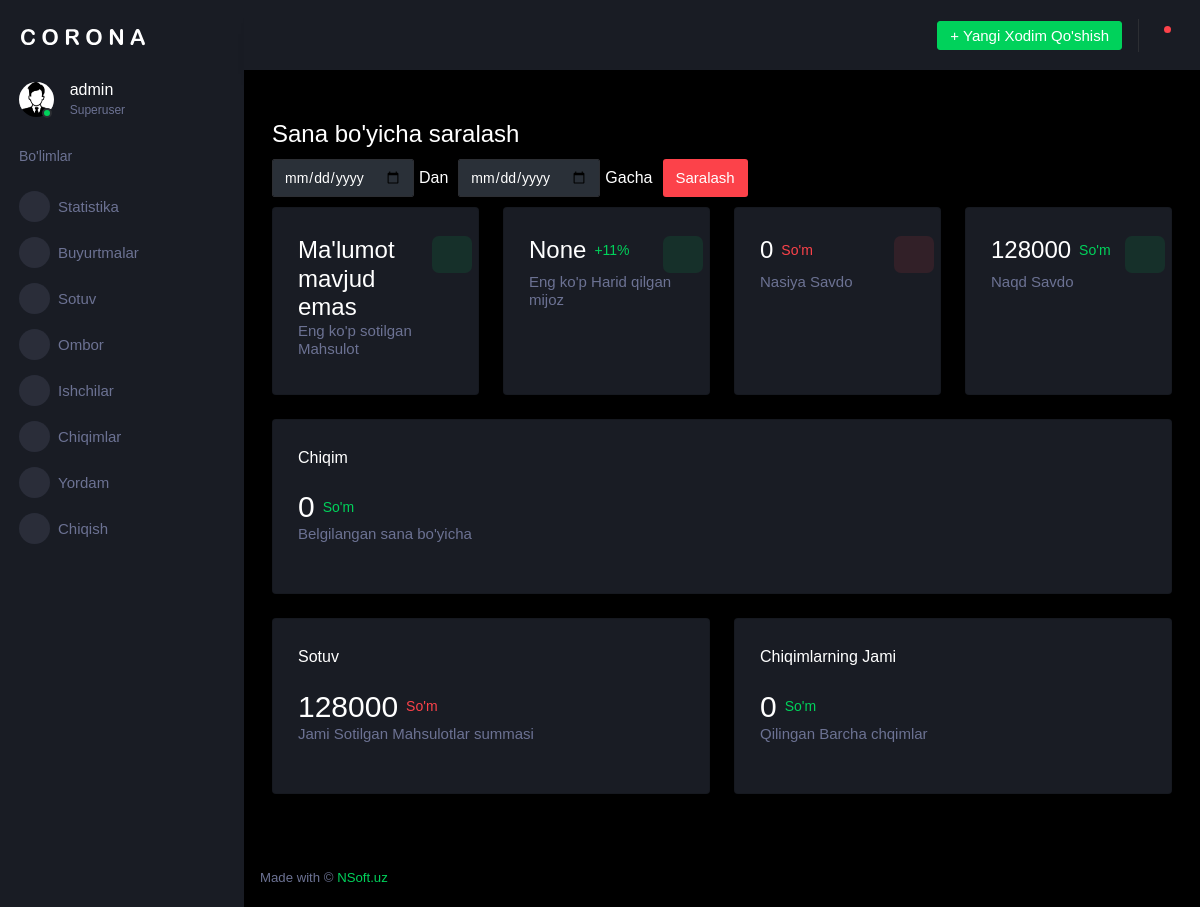
The app's page /crm/ (signed in), older data.
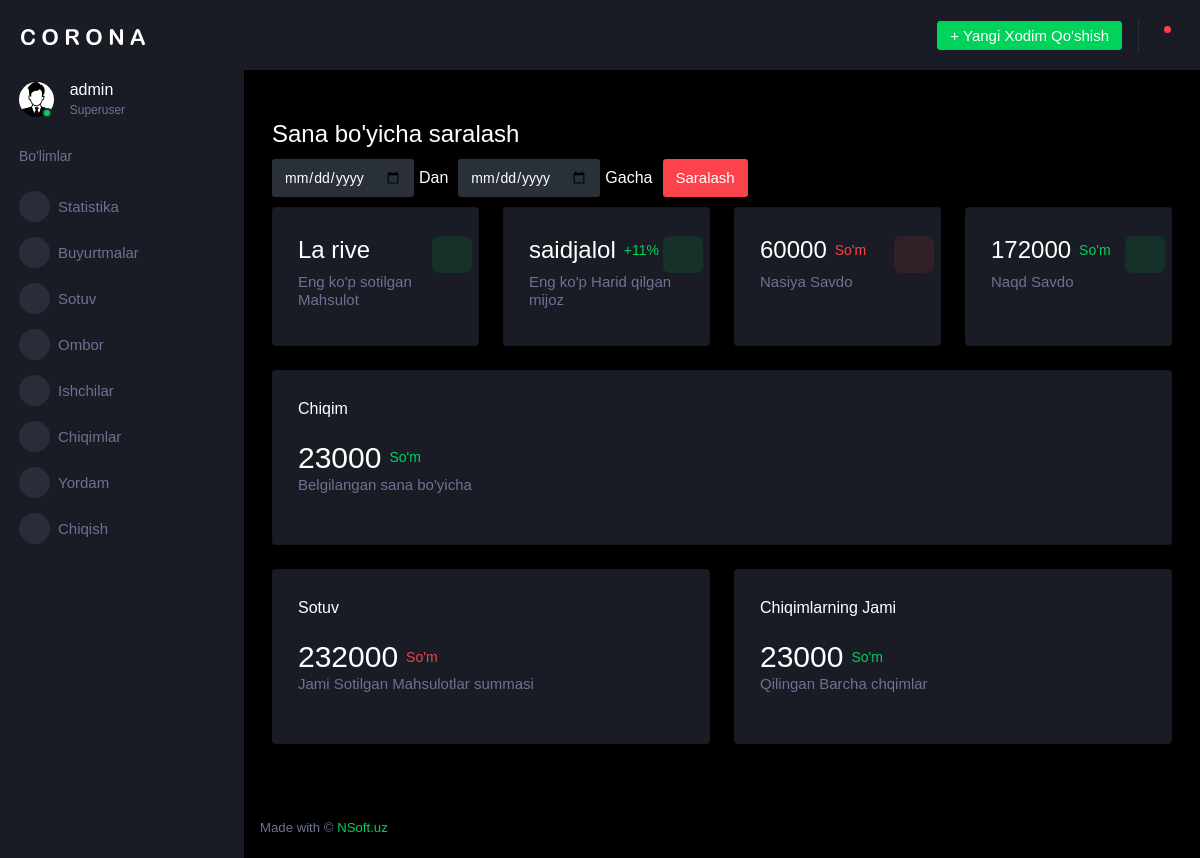
The same page, newer data.
### shop/models.py (models this page shows)
class Product(models.Model):
    name = models.CharField(max_length=100, verbose_name="Nomi")
    image = models.ImageField(upload_to="mahsulotlar/",null=True)
    amount = models.CharField(max_length=100, verbose_name="Miqdori")
    sold_amount = models.PositiveIntegerField(default=0)
    price = models.PositiveBigIntegerField(default=0, verbose_name="Narxi")
    description = models.CharField(max_length=300, verbose_name="Tavsifi")
    discount = models.PositiveIntegerField(default=0)
    date_added = models.DateTimeField(auto_now_add=True, verbose_name="Qo'shilgan_sanasi")
    category = models.ForeignKey(Category, on_delete=models.CASCADE ,related_name="products", verbose_name="kategoriyasi")
    def __str__(self):
        return self.name

class Order(models.Model):
    name = models.CharField(max_length=250, verbose_name="Mijoz Ismi va Familiyasi")
    phone = models.CharField(max_length=20, verbose_name="Mijoz Telefon Raqami")
    region = models.CharField(max_length=250, verbose_name="Viloyat va Tuman")
    street = models.CharField(max_length=250, verbose_name="street")
    target = models.CharField(max_length=250, verbose_name="Mo'ljal")
    date_added = models.DateTimeField(auto_now_add = True)
    status = models.CharField(max_length=100, default="Active")
    payment_type = models.CharField(max_length=100, verbose_name="To'lov turi", default="Naqd")
    payment_status = models.CharField(max_length=100, verbose_name="To'lov holati", default="Qilinmagan")
    payment_method = models.CharField(max_length=100, default="Naqd")
    payment_deadline = models.DateField(blank=True, null=True)
    deliver = models.ForeignKey(CustomUser, related_name = "orders", blank=True, null=True, on_delete=models.CASCADE)
    barcode_image = models.ImageField(upload_to='barcodes/', null=True, blank=True)
    def overall_price(self):
        return sum([i.get_overall() for i in self.order_items.all() ])

### crm/views.py (the view, shortened to what this page needs)
# urls.py: path("", views.Statistics.as_view(), name="statistics"),
@method_decorator(login_required, name='dispatch')
class Statistics(View):
    template_name = "crm/index.html"
    def get_context_data(self, *kwargs):
        product_id = most_sold_product()
        customer = most_buy_customer()
        debt = debt_sale()
        cash = cash_sale()
        expance = expances()
        sale = debt + cash
        if expance is None:
            expance = "Ma'lumot mavjud emas"
        if sale is None:
            sale = "Ma'lumot mavjud emas"
        if cash is None:
            cash = "Ma'lumot mavjud emas"
        if debt is None:
            debt = "Ma'lumot mavjud emas"
        if customer is None:
            cutomer = "Ma'lumot mavjud emas"
        try:
            product = Product.objects.get(id=product_id)
        except:
            product = "Ma'lumot mavjud emas"
        context = {
            "most_sold_product": product,
            "most_buy_customer": customer,
            "debt": debt,
            "cash": cash,
            "expances": expance,
            "expance": expance,
            "sale": sale
        }
        return context
    def get(self, reqeust):
        context = self.get_context_data()
        return render(reqeust, self.template_name, context)

### crm/context_pro.py (called while the page is built)
def notifications(request):
    try:
        notification = Notification.objects.filter(order__status="Active")
    except Notification.DoesNotExist:
        notification = ""
    return {
        'notifications': notification,
    }

### crm/utils.py (called while the page is built)
def debt_sale(start_date=None, end_date=None):
    if start_date and end_date is not None :
        start_datetime = datetime.combine(start_date, datetime.min.time())
        end_datetime = datetime.combine(end_date, datetime.max.time())
        orders = Order.objects.filter(payment_type="Nasiya", date_added__date__range = (start_datetime, end_datetime))
        objects = []
        for i in orders:
            objects.append(i.overall_price())
        value = sum(objects)
        return value
    else:
        orders = Order.objects.filter(payment_type="Nasiya")
        objects = []
        for i in orders:
            objects.append(i.overall_price())
        value = sum(objects)
        return value

### shop/models.py (called while the page is built)
    def get_overall(self):
        return self.product.price * self.quantity

### templates/crm/index.html (shortened to what the changed rows need)
{% extends "admin_wrapper.html" %}
{% block content %}
<div class="content-wrapper">
  <div class="row" style="margin-top: 10px;">
    <div class="col-xl-3 col-sm-6 grid-margin stretch-card">
      <div class="card">
        <div class="card-body">
          <div class="row">
            <div class="col-9">
              <div class="d-flex align-items-center align-self-start">
                <h3 class="mb-0">{{ most_sold_product }}</h3>
              </div>
            </div>
          </div>
        </div>
      </div>
    </div>
    <div class="col-xl-3 col-sm-6 grid-margin stretch-card">
      <div class="card">
        <div class="card-body">
          <div class="row">
            <div class="col-9">
              <div class="d-flex align-items-center align-self-start">
                <h3 class="mb-0">{{ most_buy_customer }}</h3>
                <p class="text-success ml-2 mb-0 font-weight-medium">+11%</p>
              </div>
            </div>
          </div>
        </div>
      </div>
    </div>
    <div class="col-xl-3 col-sm-6 grid-margin stretch-card">
      <div class="card">
        <div class="card-body">
          <div class="row">
            <div class="col-9">
              <div class="d-flex align-items-center align-self-start">
                <h3 class="mb-0">{{ debt }}</h3>
                <p class="text-danger ml-2 mb-0 font-weight-medium">So'm</p>
              </div>
            </div>
          </div>
        </div>
      </div>
    </div>
    <div class="col-xl-3 col-sm-6 grid-margin stretch-card">
      <div class="card">
        <div class="card-body">
          <div class="row">
            <div class="col-9">
              <div class="d-flex align-items-center align-self-start">
                <h3 class="mb-0">{{ cash }}</h3>
                <p class="text-success ml-2 mb-0 font-weight-medium">So'm</p>
              </div>
            </div>
          </div>
        </div>
      </div>
    </div>
  </div>
  <div class="row">
    <div class="col-12 grid-margin">
      <div class="card">
        <div class="card-body">
          <div class="row">
            <div class="col-8 col-sm-12 col-xl-8 my-auto">
              <div class="d-flex d-sm-block d-md-flex align-items-center">
                <h2 class="mb-0">{{ expances }}</h2>
                <p class="text-success ml-2 mb-0 font-weight-medium">So'm</p>
              </div>
            </div>
          </div>
        </div>
      </div>
    </div>
    <div class="col-sm-6 grid-margin">
      <div class="card">
        <div class="card-body">
          <div class="row">
            <div class="col-8 col-sm-12 col-xl-8 my-auto">
              <div class="d-flex d-sm-block d-md-flex align-items-center">
                <h2 class="mb-0">{{ sale }}</h2>
                <p class="text-danger ml-2 mb-0 font-weight-medium">So'm</p>
              </div>
            </div>
          </div>
        </div>
      </div>
    </div>
    <div class="col-sm-6 grid-margin">
      <div class="card">
        <div class="card-body">
          <div class="row">
            <div class="col-8 col-sm-12 col-xl-8 my-auto">
              <div class="d-flex d-sm-block d-md-flex align-items-center">
                <h2 class="mb-0">{{ expance }}</h2>
                <p class="text-success ml-2 mb-0 font-weight-medium">So'm</p>
              </div>
            </div>
          </div>
        </div>
      </div>
    </div>
  </div>
</div>
{% endblock content %}

Row changes from the older to the newer data that the page shows:
now on this page (row unchanged): Product: name "La rive"
now on this page (row edited): Order: name "saidjalol"
Text that changed along with them:
{{ debt }}: "0" → "60000"
{{ cash }}: "128000" → "172000"
{{ expances }}: "0" → "23000"
{{ sale }}: "128000" → "232000"
{{ expance }}: "0" → "23000"
{{ most_sold_product }}: "Ma'lumot mavjud emas" → (not shown)
{{ most_buy_customer }}: "None" → (not shown)
